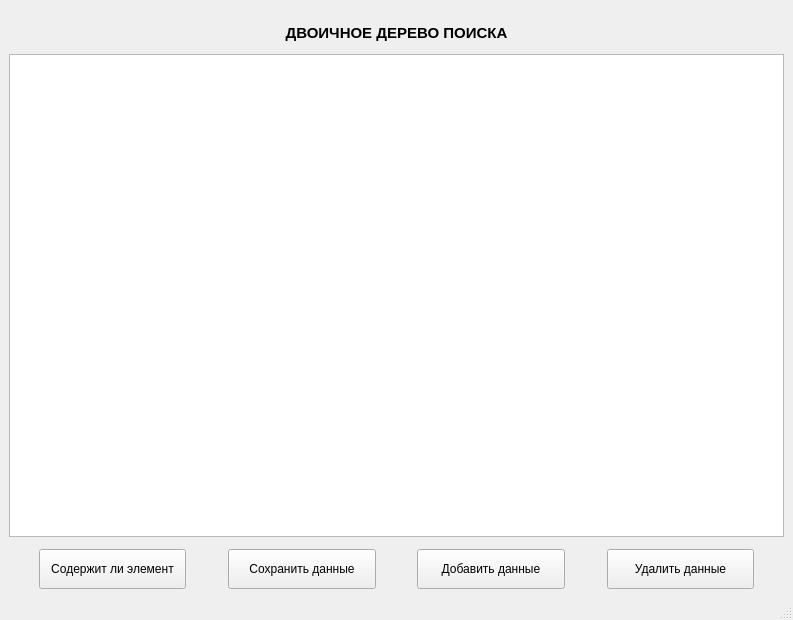
<?xml version="1.0" encoding="UTF-8"?>
<ui version="4.0">
 <class>MainWindow</class>
 <widget class="QMainWindow" name="MainWindow">
  <property name="geometry">
   <rect>
    <x>0</x>
    <y>0</y>
    <width>793</width>
    <height>620</height>
   </rect>
  </property>
  <property name="windowTitle">
   <string>MainWindow</string>
  </property>
  <widget class="QWidget" name="centralwidget">
   <layout class="QVBoxLayout" name="verticalLayout_2">
    <item>
     <layout class="QVBoxLayout" name="verticalLayout">
      <property name="spacing">
       <number>12</number>
      </property>
      <property name="topMargin">
       <number>15</number>
      </property>
      <item>
       <widget class="QLabel" name="label">
        <property name="font">
         <font>
          <pointsize>11</pointsize>
          <weight>75</weight>
          <bold>true</bold>
         </font>
        </property>
        <property name="text">
         <string>ДВОИЧНОЕ ДЕРЕВО ПОИСКА</string>
        </property>
        <property name="alignment">
         <set>Qt::AlignCenter</set>
        </property>
       </widget>
      </item>
      <item>
       <widget class="QGraphicsView" name="canvas"/>
      </item>
      <item>
       <layout class="QHBoxLayout" name="horizontalLayout" stretch="1,5,1,5,1,5,1,5,1">
        <item>
         <spacer name="horizontalSpacer">
          <property name="orientation">
           <enum>Qt::Horizontal</enum>
          </property>
          <property name="sizeHint" stdset="0">
           <size>
            <width>40</width>
            <height>20</height>
           </size>
          </property>
         </spacer>
        </item>
        <item>
         <widget class="QPushButton" name="btn_contains">
          <property name="minimumSize">
           <size>
            <width>0</width>
            <height>40</height>
           </size>
          </property>
          <property name="text">
           <string>Содержит ли элемент</string>
          </property>
         </widget>
        </item>
        <item>
         <spacer name="horizontalSpacer_5">
          <property name="orientation">
           <enum>Qt::Horizontal</enum>
          </property>
          <property name="sizeHint" stdset="0">
           <size>
            <width>40</width>
            <height>20</height>
           </size>
          </property>
         </spacer>
        </item>
        <item>
         <widget class="QPushButton" name="btn_save">
          <property name="minimumSize">
           <size>
            <width>0</width>
            <height>40</height>
           </size>
          </property>
          <property name="text">
           <string>Сохранить данные</string>
          </property>
         </widget>
        </item>
        <item>
         <spacer name="horizontalSpacer_4">
          <property name="orientation">
           <enum>Qt::Horizontal</enum>
          </property>
          <property name="sizeHint" stdset="0">
           <size>
            <width>40</width>
            <height>20</height>
           </size>
          </property>
         </spacer>
        </item>
        <item>
         <widget class="QPushButton" name="btn_add">
          <property name="minimumSize">
           <size>
            <width>0</width>
            <height>40</height>
           </size>
          </property>
          <property name="text">
           <string>Добавить данные</string>
          </property>
         </widget>
        </item>
        <item>
         <spacer name="horizontalSpacer_2">
          <property name="orientation">
           <enum>Qt::Horizontal</enum>
          </property>
          <property name="sizeHint" stdset="0">
           <size>
            <width>40</width>
            <height>20</height>
           </size>
          </property>
         </spacer>
        </item>
        <item>
         <widget class="QPushButton" name="btn_delete">
          <property name="minimumSize">
           <size>
            <width>0</width>
            <height>40</height>
           </size>
          </property>
          <property name="text">
           <string>Удалить данные</string>
          </property>
         </widget>
        </item>
        <item>
         <spacer name="horizontalSpacer_3">
          <property name="orientation">
           <enum>Qt::Horizontal</enum>
          </property>
          <property name="sizeHint" stdset="0">
           <size>
            <width>40</width>
            <height>20</height>
           </size>
          </property>
         </spacer>
        </item>
       </layout>
      </item>
     </layout>
    </item>
   </layout>
  </widget>
  <widget class="QMenuBar" name="menubar">
   <property name="geometry">
    <rect>
     <x>0</x>
     <y>0</y>
     <width>793</width>
     <height>21</height>
    </rect>
   </property>
  </widget>
  <widget class="QStatusBar" name="statusbar"/>
 </widget>
 <resources/>
 <connections/>
</ui>
